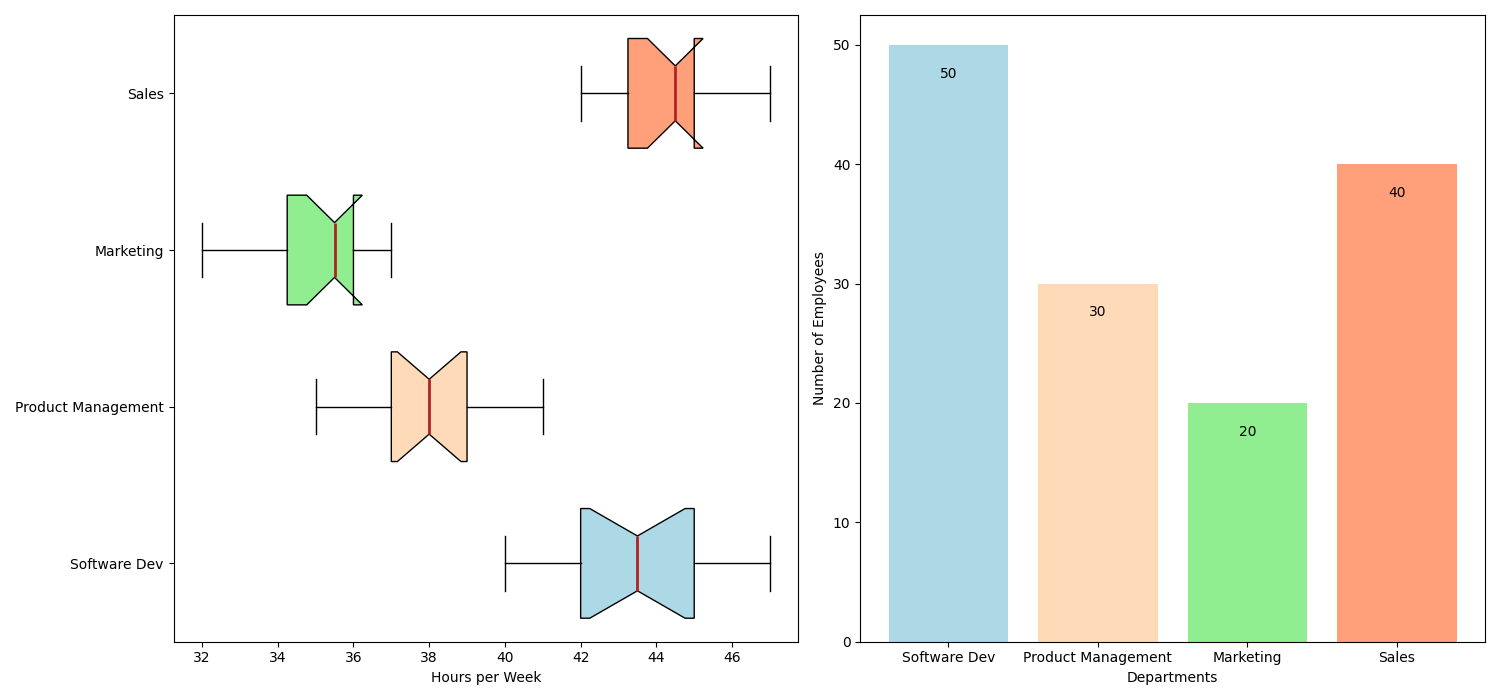

The Python source for this figure:
import matplotlib.pyplot as plt
import numpy as np

departments = ['Software Dev', 'Product Management', 'Marketing', 'Sales']
software_dev_hours = [40, 42, 43, 45, 45, 44, 46, 47, 42, 43, 41, 40, 45, 46]
product_mgmt_hours = [38, 39, 41, 35, 36, 37, 39, 40, 41, 38, 37, 36, 38, 39]
marketing_hours = [35, 36, 37, 32, 34, 35, 36, 37, 33, 34, 35, 36, 37, 36]
sales_hours = [43, 45, 44, 42, 43, 44, 45, 46, 47, 46, 45, 44, 43, 45]

working_hours_data = [software_dev_hours, product_mgmt_hours, marketing_hours, sales_hours]

fig, (ax1, ax2) = plt.subplots(ncols=2, figsize=(15, 7))

box1 = ax1.boxplot(working_hours_data, vert=False, patch_artist=True, labels=departments, notch=True, widths=0.7)
colors = ['lightblue', 'peachpuff', 'lightgreen', 'lightsalmon']
for patch, color in zip(box1['boxes'], colors):
    patch.set_facecolor(color)
for median in box1['medians']:
    median.set(color='firebrick', linewidth=2)

ax1.set_xlabel('Hours per Week')

num_employees = [50, 30, 20, 40]

ax2.bar(departments, num_employees, color=colors)
ax2.set_xlabel('Departments')
ax2.set_ylabel('Number of Employees')

for bar, height in zip(ax2.patches, num_employees):
    ax2.text(bar.get_x() + bar.get_width() / 2, height - 3, str(int(height)), ha='center', va='bottom', color='black')

plt.tight_layout()
plt.show()
